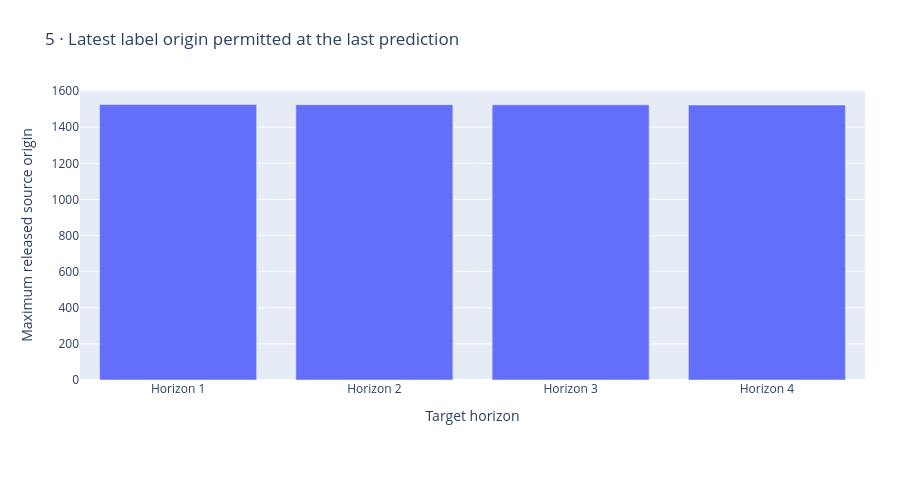

The notebook cell this image was saved under:
### Markdown cell above
## Enforce availability by prediction origin

Horizons1–4 have delays2–5. The latest possible origin is shown, not an assertion that its label is nonmissing.

### Code cell
figures[4].show()

### Figure 1 — Plotly figure (JSON) as saved in the notebook; plotly's stock layout.template omitted (floating-point values rounded to 4 significant figures)
{"data": [{"type": "bar", "x": ["Horizon 1", "Horizon 2", "Horizon 3", "Horizon 4"], "y": [1526, 1525, 1524, 1523]}], "layout": {"height": 480, "legend": {"orientation": "h", "y": -0.3}, "margin": {"b": 100, "l": 80, "r": 35, "t": 90}, "title": {"text": "5 · Latest label origin permitted at the last prediction"}, "xaxis": {"title": {"text": "Target horizon"}}, "yaxis": {"title": {"text": "Maximum released source origin"}}}}
